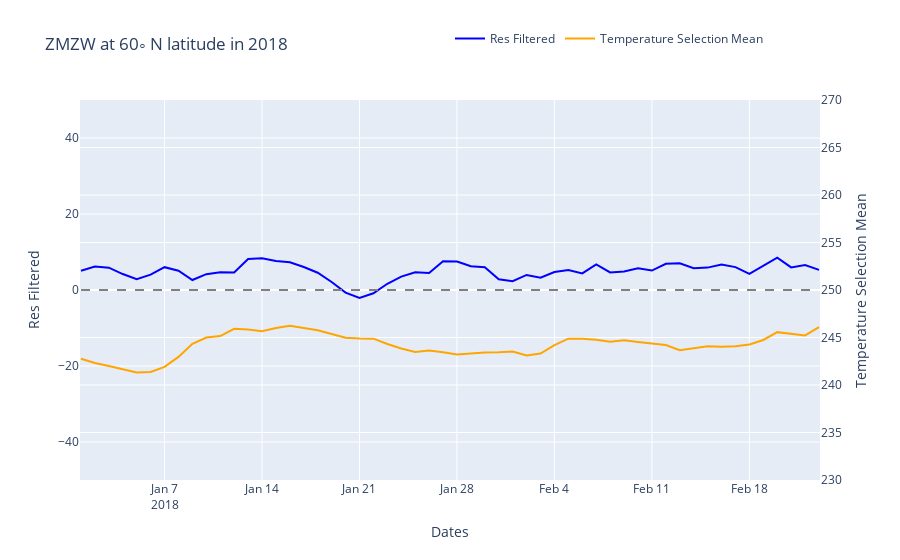

Write notebook code for a chart like this one.
### Code cell
import plotly.graph_objects as go

# Create figure and plot the DataFrame
fig = go.Figure()
fig.add_trace(go.Scatter(x=df['dates'], y=df['res_filtered'], name='Res Filtered', line=dict(color='blue')))
fig.add_trace(go.Scatter(x=df['dates'], y=df['temperature_selection_mean'], name='Temperature Selection Mean', line=dict(color='orange'), yaxis='y2'))

# Add a dashed line at y=0
fig.add_shape(type='line', x0=df['dates'].min(), y0=0, x1=df['dates'].max(), y1=0, line=dict(color='gray', dash='dash'))

# Find the index of the first negative value
first_negative_index = (df['res_filtered'] < 0).idxmin()

# Add vertical lines for SSW_flag == True
for i, row in df.iterrows():
    if row.SSW_flag == True:
        fig.add_shape(type='line', x0=row.dates, y0=-50, x1=row.dates, y1=50, line=dict(color='red', dash='dash'))

# Set layout
fig.update_layout(
    yaxis=dict(
        range=[-50, 50],
        title='Res Filtered'
    ),
    yaxis2=dict(
        range=[230, 270],
        title='Temperature Selection Mean',
        side='right',
        overlaying='y'
    ),
    xaxis=dict(title='Dates'),
    title=f'ZMZW at 60◦ N latitude in {YEAR_ANALYSIS}',
    legend=dict(orientation="h", y=1.2, x=0.5)
)

# Show the plot
fig.show()
